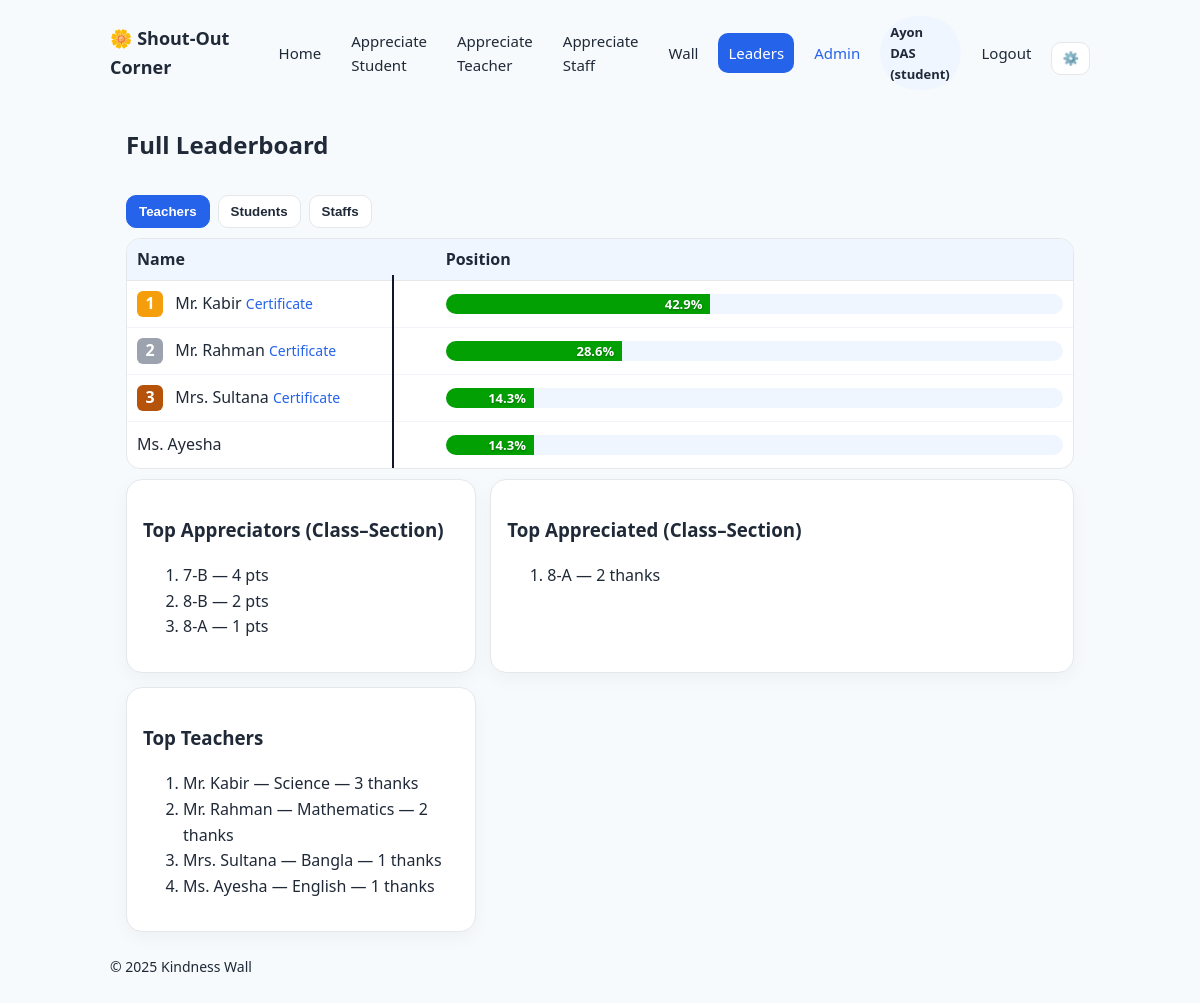
/leaders (signed in), run on the app's committed database.
### app.py (models this page shows, shortened)
    class User(db.Model):
        id = db.Column(db.Integer, primary_key=True)
        role = db.Column(db.String(20), nullable=False)  # 'student'|'teacher'|'staff'
        name = db.Column(db.String(120), nullable=False)
        class_section_id = db.Column(db.Integer, db.ForeignKey('class_section.id'))
        class_section = db.relationship(ClassSection)
        username = db.Column(db.String(120), unique=True, nullable=False)
        password_hash = db.Column(db.String(255), nullable=False)
        created_at = db.Column(db.DateTime, default=datetime.utcnow)

    class Teacher(db.Model):
        id = db.Column(db.Integer, primary_key=True)
        name = db.Column(db.String(120), nullable=False)
        subject = db.Column(db.String(120), nullable=False)

    class ClassSection(db.Model):
        id = db.Column(db.Integer, primary_key=True)
        class_name = db.Column(db.String(10), nullable=False)
        section_name = db.Column(db.String(10), nullable=False)
        __table_args__ = (db.UniqueConstraint('class_name','section_name', name='uix_class_section'),)
        def label(self):
            return f"{self.class_name}-{self.section_name}"

### app.py (the view)
    @app.route('/leaders')
    def leaders():
        approved = Note.query.filter_by(status='approved').all()
        appreciator_by_section = {}
        for n in approved:
            if n.giver_type == 'student' and n.giver_section_id:
                appreciator_by_section[n.giver_section_id] = appreciator_by_section.get(n.giver_section_id, 0) + (n.weight_applied or 1)
        appreciated_by_section = {}
        for n in approved:
            if n.receiver_type == 'student' and n.receiver_section_id:
                appreciated_by_section[n.receiver_section_id] = appreciated_by_section.get(n.receiver_section_id, 0) + 1
        top_teachers = {}
        for n in approved:
            if n.receiver_type == 'teacher' and n.receiver_teacher_id:
                top_teachers[n.receiver_teacher_id] = top_teachers.get(n.receiver_teacher_id, 0) + 1
        top_appreciators_section = sorted(appreciator_by_section.items(), key=lambda x: x[1], reverse=True)[:10]
        top_appreciated_section = sorted(appreciated_by_section.items(), key=lambda x: x[1], reverse=True)[:10]
        top_teachers = sorted(top_teachers.items(), key=lambda x: x[1], reverse=True)[:10]
        from collections import defaultdict
        teacher_counts = defaultdict(int)
        staff_counts = defaultdict(int)
        student_counts = defaultdict(int)
        for n in approved:
            if n.receiver_type == 'teacher' and n.receiver_teacher:
                teacher_counts[n.receiver_teacher.name] += 1
            elif n.receiver_type == 'staff' and n.receiver_staff:
                staff_counts[n.receiver_staff.name] += 1
            elif n.receiver_type == 'student':
                label = None
                if n.receiver_student:
                    label = n.receiver_student.name
                elif n.receiver_name_text:
                    label = n.receiver_name_text
                if label:
                    student_counts[label] += 1
        def top_four_plus_others(counts_map):
            total = sum(counts_map.values()) or 1
            top = sorted(counts_map.items(), key=lambda x: x[1], reverse=True)[:4]
            items = []
            acc_pct = 0.0
            for name, cnt in top:
                pct = round(cnt * 100.0 / total, 1)
                acc_pct += pct
                items.append({"label": name, "pct": pct})
            others_pct = round(max(0.0, 100.0 - acc_pct), 1)
            if others_pct > 0 and len(counts_map) > len(top):
                items.append({"label": "Others", "pct": others_pct})
            return items
        bars = {
            "teachers": top_four_plus_others(teacher_counts),
            "students": top_four_plus_others(student_counts),
            "staffs": top_four_plus_others(staff_counts),
        }
        def sec_label(sec_id):
            sec = db.session.get(ClassSection, sec_id)
            return sec.label() if sec else "Unknown"
        def teacher_label(tid):
            t = db.session.get(Teacher, tid)
            return f"{t.name} — {t.subject}" if t else "Unknown"
        return render_template('leaders.html',
            top_appreciators_section=top_appreciators_section,
            top_appreciated_section=top_appreciated_section,
            top_teachers=top_teachers,
            sec_label=sec_label,
            teacher_label=teacher_label,
            bars=bars
        )

### templates/leaders.html (shortened to what this page needs)
{% extends 'base.html' %}
{% block content %}
<h2>Full Leaderboard</h2>
<div class="bar-tabs">
  <button class="active" data-bar="teachers">Teachers</button>
  <button data-bar="students">Students</button>
  <button data-bar="staffs">Staffs</button>
</div>
<div class="bars">
  {% for key in ['teachers','students','staffs'] %}
  <div class="bar-panel {% if loop.first %}active{% endif %}" id="bars-{{key}}">
    <div class="bargrid with-divider">
      <div class="bar-head">
        <div class="bar-col name">Name</div>
        <div class="bar-col pos">Position</div>
      </div>
      {% for item in bars[key] %}
      <div class="bar-row">
        <div class="bar-col name">
          {% if loop.index == 1 %}<span class="badge gold">1</span>{% elif loop.index == 2 %}<span class="badge silver">2</span>{% elif loop.index == 3 %}<span class="badge bronze">3</span>{% endif %}
          {{ item.label }}
          {% if loop.index in [1,2,3] %}
            {% if key=='teachers' %}
              <a class="smalllink" href="{{ url_for('certificate', category='teacher', rank=loop.index) }}">Certificate</a>
            {% elif key=='staffs' %}
              <a class="smalllink" href="{{ url_for('certificate', category='staff', rank=loop.index) }}">Certificate</a>
            {% else %}
              <a class="smalllink" href="{{ url_for('certificate', category='student_section', rank=loop.index) }}">Certificate</a>
            {% endif %}
          {% endif %}
        </div>
        <div class="bar-col pos">
          <div class="bar">
            <div class="bar-fill" style="width: {{ item.pct }}%">
              <span class="bar-label">{{ item.pct }}%</span>
            </div>
          </div>
        </div>
      </div>
      {% else %}
      <div class="muted" style="padding:10px 0">No data yet</div>
      {% endfor %}
    </div>
  </div>
  {% endfor %}
</div>
<section class="grid2">
  <div class="card">
    <h3>Top Appreciators (Class–Section)</h3>
    <ol>
      {% for sec_id, pts in top_appreciators_section %}
        <li>{{ sec_label(sec_id) }} — {{ pts }} pts</li>
      {% else %}
        <li>No data yet.</li>
      {% endfor %}
    </ol>
  </div>
  <div class="card">
    <h3>Top Appreciated (Class–Section)</h3>
    <ol>
      {% for sec_id, cnt in top_appreciated_section %}
        <li>{{ sec_label(sec_id) }} — {{ cnt }} thanks</li>
      {% else %}
        <li>No data yet.</li>
      {% endfor %}
    </ol>
  </div>
  <div class="card">
    <h3>Top Teachers</h3>
    <ol>
      {% for tid, cnt in top_teachers %}
        <li>{{ teacher_label(tid) }} — {{ cnt }} thanks</li>
      {% else %}
        <li>No data yet.</li>
      {% endfor %}
    </ol>
  </div>
</section>
{% endblock %}

### templates/base.html (shortened to what this page needs)
<!doctype html>
<html lang="en">
<head>
  <link rel="stylesheet" href="{{ url_for('static', filename='style.css') }}">
</head>
<body>
  <header class="wrap header">
    <div class="brand">🌼 Shout-Out Corner</div>
    <nav class="nav">
      <a href="{{ url_for('home') }}" class="{% if request.endpoint=='home' %}active{% endif %}">Home</a>
      <a href="{{ url_for('post_student') }}" class="{% if request.endpoint=='post_student' %}active{% endif %}">Appreciate Student</a>
      <a href="{{ url_for('post_teacher') }}" class="{% if request.endpoint=='post_teacher' %}active{% endif %}">Appreciate Teacher</a>
      <a href="{{ url_for('post_staff') }}" class="{% if request.endpoint=='post_staff' %}active{% endif %}">Appreciate Staff</a>
      <a href="{{ url_for('wall') }}" class="{% if request.endpoint=='wall' %}active{% endif %}">Wall</a>
      <a href="{{ url_for('leaders') }}" class="{% if request.endpoint=='leaders' %}active{% endif %}">Leaders</a>
      <a class="admin {% if request.endpoint and request.endpoint.startswith('admin') %}active{% endif %}" href="{{ url_for('admin_login') }}">Admin</a>
      {% if user %}
        <span class="pill">{{ user.name }} ({{ user.role }})</span>
        <a href="{{ url_for('auth_logout') }}">Logout</a>
      {% endif %}
      <button class="settings-btn" title="Settings" aria-label="Settings">⚙️</button>
    </nav>
  </header>
  <main class="wrap">
    {% block content %}{% endblock %}
  </main>
  <footer class="wrap foot">© 2025 Kindness Wall</footer>
</body>
</html>

### static/style.css (style rules this page uses)
:root { --bg:#f7fafc;--card:#ffffff;--ink:#1f2937;--muted:#6b7280;--accent:#2563eb;--soft:#eff6ff; --ok:#10b981;--err:#ef4444;--ring:#93c5fd;--marquee-seconds:30s; --main-bg: radial-gradient(1200px 400px at 20% -20%, #4d3201 0%, transparent 60%), linear-gradient(135deg, #350808, #330d01); --mainup: #350808, }
* { box-sizing:border-box; user-select: none; }
body { margin:0; background:var(--bg); color:var(--ink); font:16px/1.6 system-ui, -apple-system, Segoe UI, Roboto }
.wrap { max-width:980px; margin:0 auto; padding:0 16px }
.header { display:flex; align-items:center; justify-content:space-between; gap:12px; padding:16px 0; }
.brand { font-weight:800; font-size:18px; margin:0; padding:0 }
.nav { display:flex; gap:10px; align-items:center }
.nav a { padding:8px 10px; border-radius:10px; text-decoration:none; color:var(--ink); font-size: 15px; }
.nav a.active { background:var(--accent); color:#fff }
.nav a.admin { color:var(--accent) }
.settings-btn { background:#fff; border:1px solid #e5e7eb; border-radius:10px; padding:8px 10px; cursor:pointer }
.card { background:var(--card); border:1px solid #e5e7eb; border-radius:16px; padding:16px; box-shadow:0 6px 18px #0000000a; transition:.2s }
.pill { background:var(--soft); padding:6px 12px; border-radius:999px }
button,.btn { margin-top: 10px; padding:12px 16px; border:none; border-radius:12px; background:var(--accent); color:#fff; font-weight:700; cursor:pointer }
.grid2 { display:grid; grid-template-columns:1.2fr 2fr; gap:14px }
.bar-tabs { display:flex;gap:8px;margin:10px 0 }
.bar-tabs button { background:var(--card);color:var(--ink);border:1px solid #e5e7eb;border-radius:10px;padding:8px 12px;cursor:pointer;font-weight:600 }
.bar-tabs button.active { background:var(--accent);color:#fff;border-color:var(--accent) }
.bars { margin:10px 0 }
.bar-panel { display:none }
.bar-panel.active { display:block }
.bargrid { border:1px solid #e5e7eb;border-radius:14px;overflow:hidden;background:var(--card) }
.bargrid.with-divider { position:relative }
.bargrid.with-divider:before { content:""; position:absolute; top:36px; bottom:0; left:28%; width:2px; background:#0f172a }
.bar-head { display:grid;grid-template-columns:1fr 2fr;background:var(--mainup);border-bottom:1px solid #e5e7eb;padding:8px 10px;font-weight:700 }
.bar-row { display:grid;grid-template-columns:1fr 2fr;align-items:center;padding:10px;border-bottom:1px solid #f1f5f9 }
.bar-row:last-child { border-bottom:none }
.bar { height:20px;background:var(--soft);border-radius:999px;overflow:hidden;position:relative }
.bar-fill { height:100%;background:rgb(3, 160, 3);display:flex;align-items:center;justify-content:flex-end;color:#fff;font-weight:800;padding-right:8px }
.bar-label { font-size:13px;filter:drop-shadow(0 1px 1px #0005) }
.badge { display:inline-grid;place-items:center;width:26px;height:26px;border-radius:6px;margin-right:8px;color:#fff;font-weight:800 }
.badge.gold { background:#f59e0b }
.badge.silver { background:#9ca3af }
.badge.bronze { background:#b45309 }
.foot { padding:24px 0; color:var(--muted); font-size:14px }
.smalllink { font-size:14px; color:var(--accent); text-decoration:none }
.pill { display:inline-block; padding:6px 10px; border-radius:999px; font-size:13px; font-weight:700; background: var(--mainup) }

### data on the page
User: name "Ayon DAS", role "student"
Teacher: shows "1", label "Mr. Kabir", pct "42.9", name+subject "Mr. Kabir — Science"
Teacher: shows "2", label "Mr. Rahman", pct "28.6", name+subject "Mr. Rahman — Mathematics"
Teacher: shows "3", label "Mrs. Sultana", pct "14.3", name+subject "Mrs. Sultana — Bangla"
Teacher: label "Ms. Ayesha", pct "14.3", name+subject "Ms. Ayesha — English"
ClassSection: class_name+section_name "7-B"
ClassSection: class_name+section_name "8-B"
ClassSection: class_name+section_name "8-A", class_name+section_name "8-A"

### other printed values
{{ pts }} "4" "2" "1"
{{ cnt }} "2"
{{ cnt }} "3" "2" "1" "1"
